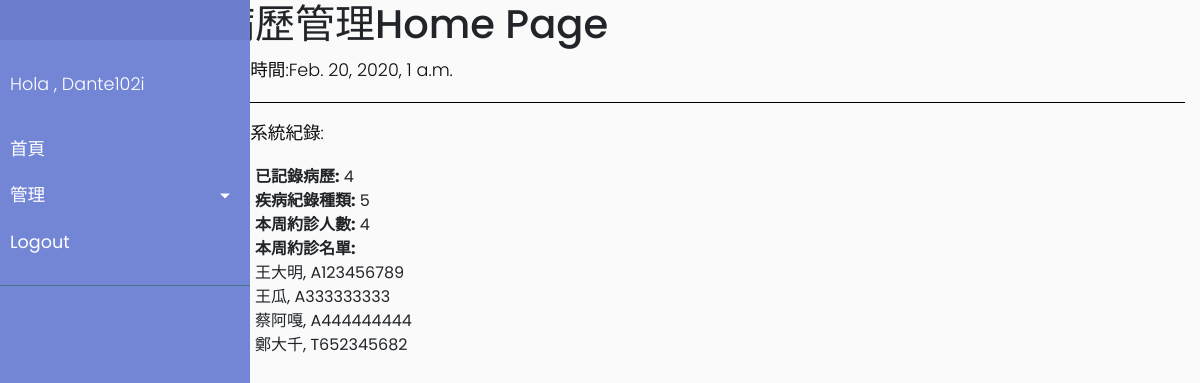
/catalog/ (signed in), run on the app's committed database.
### catalog/models.py (models this page shows, shortened)
class Patient(models.Model):
    name = models.CharField(max_length = 200,help_text = "輸入病人姓名")
    personalid = models.CharField(max_length = 200,help_text = "輸入病人身分證字號")
    bloodtype = models.CharField(max_length = 200,help_text = "輸入病人血型")
    height = models.PositiveIntegerField(help_text ="輸入病人身高(cm)",default = 180)
    weight = models.PositiveIntegerField(help_text = "輸入病人體重(kg)",default = 70)
    date_of_birth = models.DateField(help_text = "輸入病人出生年月日")
    return_date = models.DateField(help_text = "下次約診日期", blank = True, default = datetime.date.today)
    illness = models.ManyToManyField(Illness,help_text = "請選病人患有什麼疾病",related_name ="illness",blank = True)
    past_illness = models.ManyToManyField(Illness,help_text = "請選病人過去病史",related_name = "past_illness",blank = True)
    class Meta:
        permissions = (("doctor", "Update or delete"),)
        ordering = ['name']
    def get_absolute_url(self):
        return reverse('patient-detail',args = [str(self.id)])

### catalog/views.py (the view)
# urls.py: path('', views.index, name='index'),
def index(request):
    num_patient = Patient.objects.all().count()
    num_illness = Illness.objects.all().count()
    seven_days_fromnow = datetime.date.today()+datetime.timedelta(days = 7)
    patient_thisweek_list = Patient.objects.filter(return_date__lt = seven_days_fromnow)
    num_patient_thisweek = patient_thisweek_list.count()
    context = {
        'num_patients': num_patient,
        'num_illness': num_illness,
        'num_patient_thisweek': num_patient_thisweek,
		'time': datetime.datetime.now(),
        'this_week_patient': patient_thisweek_list
    }
    return render(request, 'index.html', context=context)

### catalog/templates/index.html
{% extends "base_generic.html" %}
{% block content %}
  <h1>病歷管理Home Page</h1>
  <p>現在時間:{{time}}</p>
  <hr color = "black"/>
  <p>病例系統紀錄:</p>
  <ul>
    <li><strong>已記錄病歷:</strong> {{ num_patients }}</li>
    <li><strong>疾病紀錄種類:</strong> {{ num_illness }}</li>
    <li><strong>本周約診人數:</strong> {{ num_patient_thisweek }}</li>
	{% if user.is_authenticated %}
      <li><strong>本周約診名單:</strong></li>
	{% for patient in this_week_patient %}
	<li><a href="{{ patient.get_absolute_url }}">{{patient.name}}</a>, {{patient.personalid}}</li>
	{% endfor %}
	{% endif %}
  </ul>
{% endblock %}

### catalog/templates/base_generic.html (shortened to what this page needs)
<!DOCTYPE html>
<html lang="en">
<head>
<link rel="stylesheet" href="https://cdnjs.cloudflare.com/ajax/libs/malihu-custom-scrollbar-plugin/3.1.5/jquery.mCustomScrollbar.min.css">
  <link rel="stylesheet" href="https://stackpath.bootstrapcdn.com/bootstrap/4.1.3/css/bootstrap.min.css">
  {% load static %}
  <link rel="stylesheet" href="{% static 'css/style.css' %}">
  <link rel="stylesheet" href="{% static 'css/style2.css' %}">
</head>
<body>
  <div class="container-fluid">
    <div class="row">
      <div class="col-sm-2">
      {% block sidebar %}
    <nav id="sidebar">
        <div class="sidebar-header">
        </div>
        <ul class="list-unstyled components">
            <p>Hola
			{% if user.is_authenticated %}
			,  {{ user.get_username }}
			{% endif %}
			</p>
			<li>
                <a href="{% url 'index' %}">首頁</a>
            </li>
			{% if user.is_authenticated %}
            <li>
                <a href="#pageSubmenu" data-toggle="collapse" aria-expanded="false" class="dropdown-toggle">管理</a>
            </li>
            <li><a href="{% url 'logout'%}?next={{request.path}}">Logout</a></li>
            {% else %}
              <li><a href="{% url 'login'%}?next={{request.path}}">Login</a></li>
            {% endif %}
        </ul>
    </nav>
     {% endblock %}
      </div>
      <div class="col-sm-10 ">{% block content %}{% endblock %}
	  </div>
    </div>
  </div>
</body>
</html>

### catalog/static/css/style.css (style rules this page uses)
#sidebar { width: 250px; position: fixed; top: 0; left: 0; height: 100vh; z-index: 999; background: #7386D5; color: #fff; transition: all 0.3s; }

### catalog/static/css/style2.css (style rules this page uses)
body { font-family: 'Poppins', sans-serif; background: #fafafa; }
p { font-family: 'Poppins', sans-serif; font-size: 1.1em; font-weight: 300; line-height: 1.7em; color: #0d0d0d; }
a, a:hover, a:focus { color: inherit; text-decoration: none; transition: all 0.3s; }
#sidebar { width: 250px; position: fixed; top: 0; left: 0; height: 100vh; z-index: 999; background: #7386D5; color: #fff; transition: all 0.3s; }
#sidebar .sidebar-header { padding: 20px; background: #6d7fcc; }
#sidebar ul.components { padding: 20px 0; border-bottom: 1px solid #47748b; }
#sidebar ul p { color: #fff; padding: 10px; }
#sidebar ul li a { padding: 10px; font-size: 1.1em; display: block; }
a[data-toggle="collapse"] { position: relative; }
.dropdown-toggle::after { display: block; position: absolute; top: 50%; right: 20px; transform: translateY(-50%); }

### data on the page
Patient: name "王大明", personalid "A123456789"
Patient: name "王瓜", personalid "A333333333"
Patient: name "蔡阿嘎", personalid "A444444444"
Patient: name "鄭大千", personalid "T652345682"

### other printed values
{{ user.get_username }} "Dante102i"
{{ num_patients }} "4"
{{ num_illness }} "5"
{{ num_patient_thisweek }} "4"
